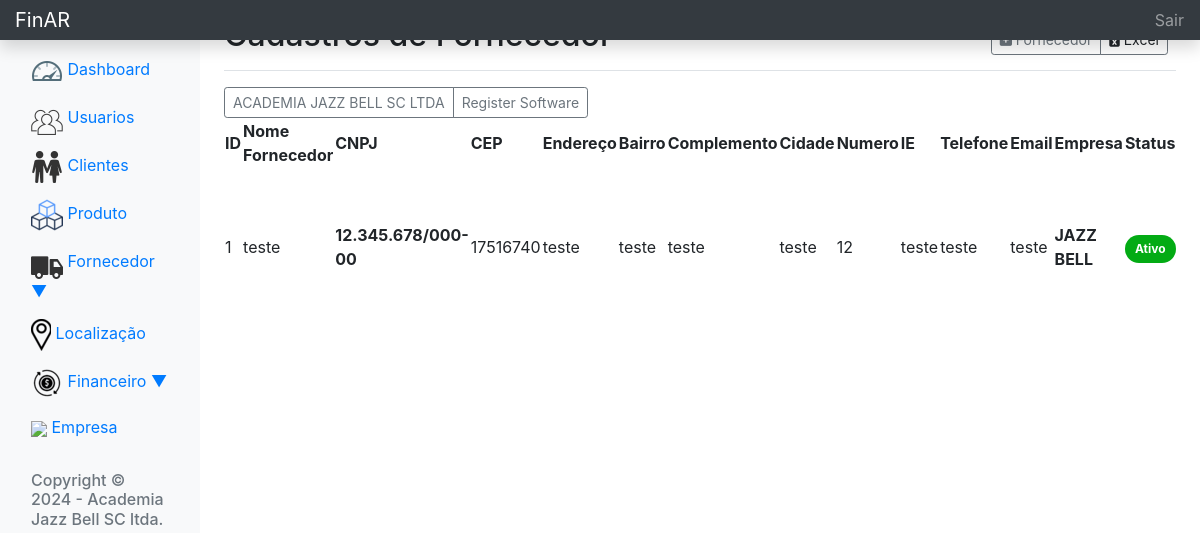
/index.php/fornecedor, run on the app's committed database.
### tables this page shows
CREATE TABLE `empresa` (
  `id_empresa` int(11) NOT NULL,
  `razao_social` varchar(50) NOT NULL,
  `nome_fantasia` varchar(50) NOT NULL,
  `cnpj` char(18) NOT NULL,
  `cep` char(10) NOT NULL,
  `endereco` varchar(100) NOT NULL,
  `numero` char(5) NOT NULL,
  `bairro` varchar(50) NOT NULL,
  `complemento` varchar(100) NOT NULL,
  `cidade` varchar(50) NOT NULL,
  `uf` char(2) NOT NULL,
  `telefone` char(14) NOT NULL,
  `situacao` char(1) NOT NULL
);

CREATE TABLE `fornecedor` (
  `id_fornecedor` int(11) NOT NULL,
  `nome` varchar(30) NOT NULL,
  `cnpj` char(18) NOT NULL,
  `cep` char(9) NOT NULL,
  `endereco` varchar(50) NOT NULL,
  `bairro` varchar(30) NOT NULL,
  `complemento` varchar(100) NOT NULL,
  `cidade` varchar(30) NOT NULL,
  `numero` char(5) NOT NULL,
  `ie` varchar(18) NOT NULL,
  `telefone` char(13) NOT NULL,
  `email` varchar(50) NOT NULL,
  `status` char(1) NOT NULL,
  `id_empresa` int(11) NOT NULL
);

### application/controllers/Fornecedor.php (called while the page is built, shortened)
<?php
class Fornecedor extends CI_Controller {
    public function __construct()
    {
		$this->load->model("fornecedor_model");
    }
	public function index()
	{
		$data["fornecedor"] =  $this->fornecedor_model->index();
		$data["empresa_fornecedor"] =  $this->fornecedor_model->select_empresas();
		$data["title"] = "Fornecedor - FinAR";
		$this->load->view('templates/header',$data);
		$this->load->view('templates/nav-top',$data);
		$this->load->view('pages/fornecedor',$data);
	}
}

### index.php (called while the page is built, shortened)
<?php
require_once BASEPATH.'core/CodeIgniter.php';

### application/models/fornecedor_model.php (called while the page is built, shortened)
<?php
class Fornecedor_model extends CI_Model {
    public function index()
    {
        return $this->db->query("SELECT
        fornecedor.*,
        empresa.nome_fantasia
        FROM fornecedor
        INNER JOIN empresa on empresa.id_empresa = fornecedor.id_empresa
        WHERE fornecedor.id_empresa = 1")->result_array();
    }
    public function select_empresas()
    {
        return $this->db->query("SELECT
        id_empresa,
        razao_social
        FROM empresa;
        ")->result_array();
    }
}

### application/views/pages/fornecedor.php (the view, shortened to what this page needs)
<main role="main" class="col-md-9 ml-sm-auto col-lg-10 px-4">
    <link rel="stylesheet" href="https://cdn.datatables.net/2.0.2/css/dataTables.dataTables.css">
    <div class="d-flex justify-content-between flex-wrap flex-md-nowrap align-items-center pt-3 pb-2 mb-3 border-bottom">
        <h1 class="h2">Cadastros de Fornecedor</h1>
        <div class="btn-group mr-2">
            <a href="<?= base_url() ?>empresa/new" class="btn btn-sm btn-outline-secondary"><i class="fas fa-plus-square"></i> Fornecedor</a>
            <a onclick="controleDialog()" class="btn btn-sm btn-outline-secondary"><i class="fa-solid fa-file-excel"></i> Excel</a>
        </div>
    </div>
    <form id="filtroStatusForm" action="" method="GET">
        <div class="btn-group mr-2">
            <?php foreach($empresa_fornecedor as $empresa_fornecedor) : ?>
                <a href="javascript:goEmpresa(<?= $empresa_fornecedor['id_empresa']?>)" class="btn btn-sm btn-outline-secondary"><?= $empresa_fornecedor['razao_social']?></a>
            <?php endforeach;?>
        </div>
    </form>
    <div class="table-responsive">
        <table class="row-border" id="produtos">
            <thead>
                <tr>
                    <th>ID</th>
                    <th>Nome Fornecedor</th>
                    <th>CNPJ</th>
                    <th>CEP</th>
                    <th>Endereço</th>
                    <th>Bairro</th>
                    <th>Complemento</th>
                    <th>Cidade</th>
                    <th>Numero</th>
                    <th>IE</th>
                    <th>Telefone</th>
                    <th>Email</th>
                    <th>Empresa</th>
                    <th>Status</th>
                </tr>
            </thead>
            <tbody>
                <?php foreach($fornecedor as $fornecedor) : ?>
                <tr>
                    <td><?= $fornecedor['id_fornecedor']?></td>
                    <td><?= $fornecedor['nome']?></td>
                    <th><?= $fornecedor['cnpj']?></th>
                    <td><?= $fornecedor['cep']?></td>
                    <td><?= $fornecedor['endereco']?></td>
                    <td><?= $fornecedor['bairro']?></td>
                    <td><?= $fornecedor['complemento']?></td>
                    <td><?= $fornecedor['cidade']?></td>
                    <td><?= $fornecedor['numero']?></td>
                    <td><?= $fornecedor['ie']?></td>
                    <td><?= $fornecedor['telefone']?></td>
                    <td><?= $fornecedor['email']?></td>
                    <th><?= strtoupper($fornecedor['nome_fantasia'])?></th>
                    <?php if($fornecedor['status'] == 'T') : ?>
                    <td><span class="badge badge-pill pull-right" style="background-color: #03ab14; color: #fff; padding: 8px 10px; margin-top: 5px;">Ativo</span></td>
                    <?php else :?>
                    <td><span class="badge badge-pill pull-right" style="background-color: #f28b05; color: #fff; padding: 8px 10px; margin-top: 5px;">Desativado</span></td>
                    <?php endif ; ?>
                </tr>
                <?php endforeach;?>
            </tbody>
        </table>
    </div>
</main>

### data on the page
empresa: razao_social "ACADEMIA JAZZ BELL SC LTDA"
empresa: razao_social "Register Software"
fornecedor: id_fornecedor "1", nome "teste", cnpj "12.345.678/000-00", cep "17516740", endereco "teste", bairro "teste", complemento "teste", cidade "teste", numero "12", ie "teste", telefone "teste", email "teste", id_empresa.nome_fantasia "JAZZ BELL", status "Ativo"
